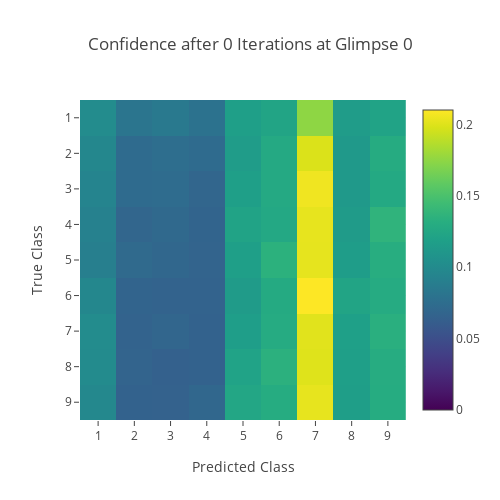
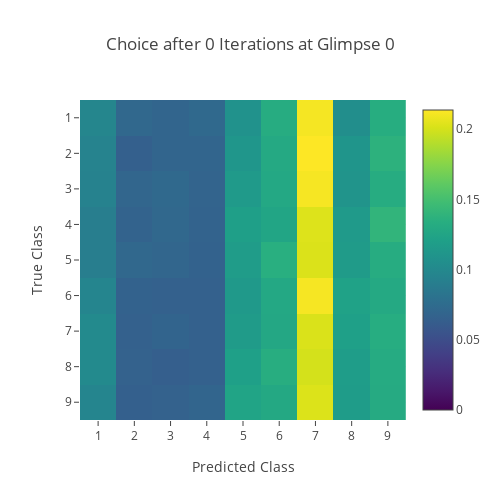
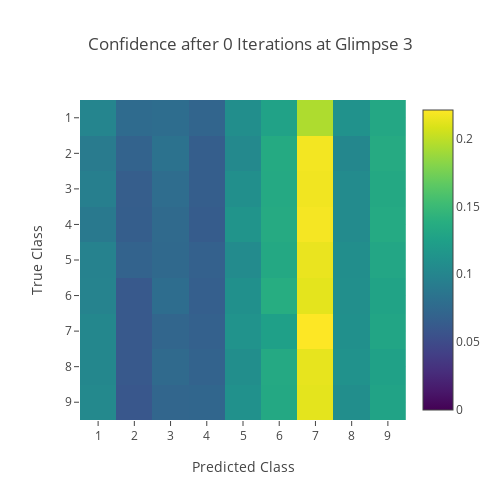
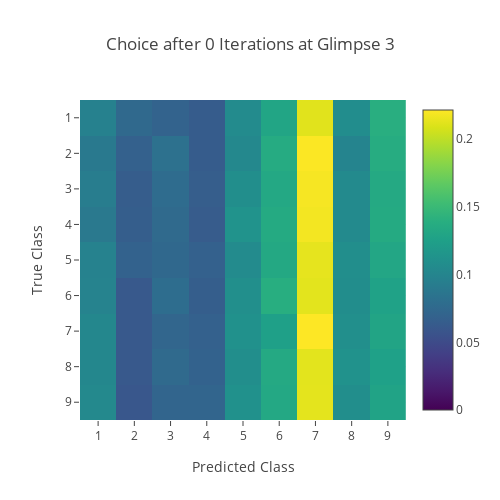

Notebook source saved alongside these figures, in order:
### Code cell
for i, it in enumerate(iter_list):
    for g, glimpse in enumerate(glimpse_list):
        plot_confidence(i, it, g, glimpse)
        plot_choice(i, it, g, glimpse)
